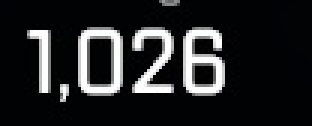
#> input picture DD_crops_temp/crop0.jpg, 104 x 42 px (shown 3 times larger); its folder holds only this picture in this run
$ python ApexFuncs.py --filename ../../../DD_crops_temp/crop0.jpg
#> lines starting #> are read from the running program, lines starting #| are printed output that depends on the picture; after the words box and inside, x2 and y2 are one past the last pixel; in counts of white or black regions, pixels touching at a corner belong together
import argparse
import json
import cv2
from pytesseract import pytesseract, Output
# from funcs import *
import os
import glob
import numpy as np
from difflib import SequenceMatcher

def apex_OCR(img_file):
    # Ensure directories exist
    os.makedirs("DD_crops_temp", exist_ok=True)
    os.makedirs("KAK_crops_temp", exist_ok=True)

    # damage dealt
    DDs = []
    get_DD_crops(img_file)
    for i in range(3):
        txt = read_DD_crops(f'DD_crops_temp/crop{i}.jpg')[:-1]
        DDs.append(txt.replace(',', ''))

    # KAK
    KAKs = []
    get_KAK_crops(img_file)
    for i in range(3):
        KAKs.append(read_KAK_crops(f'KAK_crops_temp/crop{i}.jpg'))

    out = {
           "players" : [],
           'placement': -1,
           }

    # log = [['.', '.' ,'.'], ['.' ,'.','.'], ['.', '.' ,'.']]
    log = []
    for k in KAKs:
        log.append(['.' for i in range(len(k))])

    for index, val in enumerate(KAKs):
        val = val.replace('_', '/')
        parts = val.split('/')
        # print(val, '>',parts, '>', len(parts))

        for idx, p in enumerate(parts):
            #print(p)
            log[index][idx] = p


    for i in range(3):
        # out["players"].append({"kak" : KAKs[i], "damage": DDs[i]})
        out['players'].append({'name':-1,
                                'kills':log[i][0],
                                'assists':log[i][1],
                                'knocks':log[i][2],
                                'damage':DDs[i],
                                })

    return out


### Finals ###
## DD
def get_DD_crops(img_file):

#> called with img_file = '../../../DD_crops_temp/crop0.jpg'
    files = glob.glob('DD_crops_temp/*')
    for f in files:
        os.remove(f)

    img = cv2.imread(img_file)
#> img is the input picture: shape (42, 104, 3); mean B, G, R 38, 36.4, 35.5
    gray = cv2.cvtColor(img, cv2.COLOR_BGR2GRAY)
    _, bin = cv2.threshold(gray , 127, 255, cv2.THRESH_BINARY)
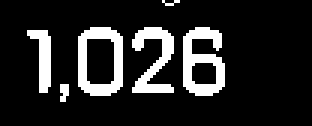
#> bin: shape (42, 104) (shown 3 times larger); 14.7% white; 6 white regions (2 under 20 px), largest, box (x1, y1, x2, y2) and area: (61, 9, 75, 32) 189, (26, 9, 41, 32) 185, (44, 9, 58, 31) 154, (9, 10, 17, 31) 91
    AT = cv2.adaptiveThreshold(gray, 255, cv2.ADAPTIVE_THRESH_GAUSSIAN_C, cv2.THRESH_BINARY, 11, 2)
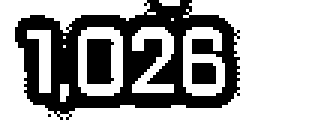
#> AT: shape (42, 104) (shown 3 times larger); 65% white; 4 black regions (1 under 20 px), largest, box (x1, y1, x2, y2) and area: (5, 0, 80, 40) 1350, (29, 13, 38, 28) 122, (64, 21, 72, 28) 55

    d = pytesseract.image_to_data(gray, output_type=Output.DICT, lang='eng', config='--psm 6 -c tessedit_char_whitelist="abcdefghijklmnopqrstuvwxyzABCDEFGHIJKLMNOPQRSTUVWXYZ"')#0123456789/

    box_img = img.copy()

    # detected boxes
    n_boxes = len(d['text'])

    # all_text = []
    text_dict = {}
    for i in range(n_boxes):
        if int(d['conf'][i]) > -1:  # Adjust confidence threshold
            (x, y, w, h) = (d['left'][i], d['top'][i], d['width'][i], d['height'][i])

            # expand
            x = max(x - 5 - 5, 0)
            y = max(y - 5 - 5, 0)
            w = w + 10 + 10
            h = h + 10 + 10

            # rectangle
            box_img = cv2.rectangle(box_img, (x, y), (x + w, y + h), (0, 255, 0), 2)

            # crop
            crop = img[y:y + h, x:x + w]
            crop = cv2.cvtColor(crop, cv2.COLOR_BGR2GRAY)

            _, crop = cv2.threshold(crop, 127, 255, cv2.THRESH_BINARY)
            crop = scale_img(crop, 150)

            text = pytesseract.image_to_string(crop, config='--psm 6')# -c tessedit_char_whitelist="0123456789/"')

            if (len(text) > 5):
                text_dict[i] = text[:-1]


    target = "Damage Dealt"
    similarities = [(key, val, str_similarity(val, target)) for key, val in text_dict.items()]
    top3_similarities = sorted(similarities, key=lambda x: x[2], reverse=True)[:3]
    top3_similarities = sorted(top3_similarities, key=lambda x:x[0], reverse=False)

    dd_img = img.copy()
    all_h = []
    all_y = []
    all_w = []
    ## get the boxes on dd from target boxes
    for item in top3_similarities:
        all_h.append(d['height'][item[0]])
        all_y.append(d['top'][item[0]])
        all_w.append(d['width'][item[0]])

    ideal_h = min(all_h)
    ideal_y = max(all_y)
    ideal_w = min(all_w)

    # print('h: ', ideal_h)
    # print('w: ', ideal_w)
    # print('ratio: ', ideal_h/ideal_w)
    if ideal_h / ideal_w > .10:
        cut = int((ideal_h - (ideal_w * .10)) / 2)
        ideal_y += cut
        ideal_h -= cut

    for idx, item in enumerate(top3_similarities):
        # all_h.append(d['height'][item[0]])
        (x, y, w, h) = (d['left'][item[0]], d['top'][item[0]], d['width'][item[0]], d['height'][item[0]])

        all_h.append(h)
        x = x-10
        y = ideal_y+15
        w = ideal_w
        h = ideal_h + 20

        # rectangle
        dd_img = cv2.rectangle(dd_img, (x, y), (x + w, y + h), (0, 255, 0), 2) # G
        dd_img = cv2.rectangle(dd_img, (x, ideal_y), (x + ideal_w, ideal_y + ideal_h), (255, 0, 0), 2) # B

        # crop
        crop = img[y:y + h, x:x + w]

        fname = f'DD_crops_temp/crop{idx}.jpg'
        cv2.imwrite(fname, crop)

def read_DD_crops(img_file):
    return pytesseract.image_to_string(img_file)


## KAK
# [169 lines left out: functions get_KAK_crops, find_vertical_lines, read_KAK_crops, scale_img, not called in this run]

def str_similarity(a, b):
    return SequenceMatcher(None, a, b).ratio()


def main():
    """Main function to process Apex Legends OCR."""
    parser = argparse.ArgumentParser(description="Apex Legends OCR Processing")
    parser.add_argument("-f", "--filename", type=str, required=True, help="Path to the scoreboard image file")

    args = parser.parse_args()
    img_file = args.filename

    if not os.path.exists(img_file):
        print(json.dumps({"error": f"File not found: {img_file}"}))
        return

    # Run the Apex OCR function
    ocr_result = apex_OCR(img_file)
#> (the call stopped at in get_DD_crops, `d = pytesseract.image_to_data(gray, output_type=Output.DICT, lang='eng..`: pytesseract is not available in this run)

    # Output JSON to stdout (so Flask can capture it)
    print(json.dumps(ocr_result, indent=4))

if __name__ == "__main__":
    main()
#> (the call stopped at in read_DD_crops, `return pytesseract.image_to_string(img_file)`: pytesseract is not available in this run)


### Depricated
# def get_KAK_simple(img_file):
#     img = cv2.imread(img_file)
#     gray = cv2.cvtColor(img, cv2.COLOR_BGR2GRAY)
#     _, bin = cv2.threshold(gray, 127, 255, cv2.THRESH_BINARY)

#     cv2.imwrite('init_image.jpg', bin)

#     d = pytesseract.image_to_data(gray, output_type=Output.DICT, lang='eng', config='--psm 6 -c tessedit_char_whitelist="0123456789/"') #abcdefghijklmnopqrstuvwxyzABCDEFGHIJKLMNOPQRSTUVWXYZ


#     box_img = img.copy()

#     # detected boxes
#     n_boxes = len(d['text'])

#     all_text = []
#     for i in range(n_boxes):
#         if int(d['conf'][i]) > 10:  # Adjust confidence threshold
#             (x, y, w, h) = (d['left'][i], d['top'][i], d['width'][i], d['height'][i])

#             # expand
#             x = max(x - 5 - 5, 0)
#             y = max(y - 5 - 5, 0)
#             w = w + 10 + 10
#             h = h + 10 + 10

#             # rectangle
#             box_img = cv2.rectangle(box_img, (x, y), (x + w, y + h), (0, 255, 0), 2)

#             # crop
#             crop = img[y:y + h, x:x + w]
#             crop = cv2.cvtColor(crop, cv2.COLOR_BGR2GRAY)

#             _, crop = cv2.threshold(crop, 127, 255, cv2.THRESH_BINARY)
#             crop = scale_img(crop, 150)

#             text = pytesseract.image_to_string(crop, config='--psm 6 -c tessedit_char_whitelist="0123456789/"')
#             print(f"Detected text in box {i}: {text.strip()}")
#             if i == 17 or i == 18 or i == 19:
#                 cv2.imwrite(f'KAK_crops_simple/crop_sample{i}.png', crop)

#             all_text.append(text[:-1])

#     cv2.imwrite('processed_boxed_image.jpg', box_img)
#     return list(filter(None, all_text))

# # def get_KAK(img_file, pn):
#     files = glob.glob('KAK_crops_temp/*')
#     for f in files:
#         os.remove(f)

#     img = cv2.imread(img_file)
#     gray = cv2.cvtColor(img, cv2.COLOR_BGR2GRAY)
#     _, bin = cv2.threshold(gray , 127, 255, cv2.THRESH_BINARY)
#     AT = cv2.adaptiveThreshold(gray, 255, cv2.ADAPTIVE_THRESH_GAUSSIAN_C, cv2.THRESH_BINARY, 11, 2)

#     cv2.imwrite('bin.jpg', bin)
#     cv2.imwrite('gray.jpg', gray)
#     cv2.imwrite('AT.jpg', AT)

#     d = pytesseract.image_to_data(gray, output_type=Output.DICT, lang='eng', config='--psm 6 -c tessedit_char_whitelist="abcdefghijklmnopqrstuvwxyzABCDEFGHIJKLMNOPQRSTUVWXYZ"')#0123456789/

#     box_img = img.copy()

#     # detected boxes
#     n_boxes = len(d['text'])

#     # all_text = []
#     text_dict = {}
#     for i in range(n_boxes):
#         if int(d['conf'][i]) > -1:  # Adjust confidence threshold
#             (x, y, w, h) = (d['left'][i], d['top'][i], d['width'][i], d['height'][i])

#             # expand
#             x = max(x - 5 - 5, 0)
#             y = max(y - 5 - 5, 0)
#             w = w + 10 + 10
#             h = h + 10 + 10

#             # rectangle
#             box_img = cv2.rectangle(box_img, (x, y), (x + w, y + h), (0, 255, 0), 2)

#             # crop
#             crop = img[y:y + h, x:x + w]
#             crop = cv2.cvtColor(crop, cv2.COLOR_BGR2GRAY)

#             _, crop = cv2.threshold(crop, 127, 255, cv2.THRESH_BINARY)
#             crop = scale_img(crop, 150)

#             text = pytesseract.image_to_string(crop, config='--psm 6')# -c tessedit_char_whitelist="0123456789/"')

#             if (len(text) > 5):
#                 text_dict[i] = text[:-1]

#             # print(f"Detected text in box {i}: {text.strip()}")


#     target = "Kills / Assists / Knocks"
#     similarities = [(key, val, str_similarity(val, target)) for key, val in text_dict.items()]
#     top3_similarities = sorted(similarities, key=lambda x: x[2], reverse=True)[:3]
#     top3_similarities = sorted(top3_similarities, key=lambda x:x[0], reverse=False)

#     print(top3_similarities)

#     cv2.imwrite('processed_boxed_image.jpg', box_img)

#     kak_img = img.copy()
#     all_h = []
#     all_y = []
#     all_w = []
#     ## get the boxes on KAK from target boxes
#     for item in top3_similarities:
#         all_h.append(d['height'][item[0]])
#         all_y.append(d['top'][item[0]])
#         all_w.append(d['width'][item[0]])

#     ideal_h = min(all_h)
#     ideal_y = max(all_y)
#     ideal_w = min(all_w)

#     print('h: ', ideal_h)
#     print('w: ', ideal_w)
#     print('ratio: ', ideal_h/ideal_w)
#     if ideal_h / ideal_w > .10:
#         cut = int((ideal_h - (ideal_w * .10)) / 2)
#         ideal_y += cut
#         ideal_h -= cut

#     for idx, item in enumerate(top3_similarities):
#         # all_h.append(d['height'][item[0]])
#         (x, y, w, h) = (d['left'][item[0]], d['top'][item[0]], d['width'][item[0]], d['height'][item[0]])

#         all_h.append(h)
#         x = x-10
#         y = ideal_y+17
#         w = ideal_w
#         h = ideal_h + 20


#         # rectangle
#         kak_img = cv2.rectangle(kak_img, (x, y), (x + w, y + h), (0, 255, 0), 2) # G
#         kak_img = cv2.rectangle(kak_img, (x, ideal_y), (x + ideal_w, ideal_y + ideal_h), (255, 0, 0), 2) # B


#         # crop
#         crop = img[y:y + h, x:x + w]


#         fname = f'KAK_crops_temp/crop{idx}.jpg'
#         cv2.imwrite(fname, crop)

#         # print(pytesseract.image_to_string(crop, config='--psm 8 -c tessedit_char_whitelist="0123456789/"'))


#     fname=f'target_img/kak_img{pn}.jpg'
#     cv2.imwrite(fname, kak_img)


#     all_KAK = []
#     dir = 'KAK_crops_temp'
#     all_files = []
#     for filename in os.listdir(dir):
#         print(filename)
#         f = os.path.join(dir, filename)
#         all_files.append(f)
#     all_files.sort()
#     all_files = all_files[1:]


#     print(len(all_files))
#     for file in all_files:
#         box = cv2.imread(file)
#         print(f'getting {file}')
#         each_box = get_char_boxes(box)
#         all_KAK.append(each_box)


#     # return all_KAK
#     return all_KAK


#     files = glob.glob('KAK_crops_char/*')
#     for f in files:
#         os.remove(f)


#     # dims
#     # height, width = img.shape[:2]

#     # # bounding boxes
#     # d = pytesseract.image_to_boxes(img, output_type=Output.DICT, config='--psm 7 -c tessedit_char_whitelist="0123456789/"')
#     # n_boxes = len(d['char'])
#     # print('num boxes: ', n_boxes)

#     # whole_txt = ''
#     # for i in range(n_boxes):
#     #     char = d['char'][i]
#     #     # print('default: ', char)

#     #     x1, y2, x2, y1 = d['left'][i], d['top'][i], d['right'][i], d['bottom'][i]

#     #     # adjust for OpenCV (it uses top-left origin)
#     #     y1, y2 = height - y1, height - y2

#     #     # padding
#     #     padding = 10
#     #     x1 = max(x1 - padding, 0)
#     #     y1 = min(y1 + padding, height)
#     #     x2 = min(x2 + padding, width)
#     #     y2 = max(y2 - padding, 0)

#     #     # crop
#     #     # crop = img[y2:y1, x1:x2]
#     #     crop = img[y2:y1, x1:x2]

#     #     if (i == 0):
#     #         crop = scale_img(crop,80)

#     #     cv2.imwrite(f'KAK_crops_char/char{i}.png', crop)

#     #     text = pytesseract.image_to_string(crop, config='--psm 6 -c tessedit_char_whitelist="0123456789/"')
#     #     print(f'char{i}: ', text)
#     #     whole_txt += text
#     #     # print(text)


#     # return whole_txt

#     # height = img.shape[0]
#     # width = img.shape[1]

#     # d = pytesseract.image_to_boxes(img, output_type=Output.DICT, config='--psm 6')

#     # n_boxes = len(d['char'])
#     # print('num boxes: ', n_boxes)
#     # for i in range(n_boxes):
#     #     (text,x1,y2,x2,y1) = (d['char'][i],d['left'][i],d['top'][i],d['right'][i],d['bottom'][i])
#     #     cv2.rectangle(img, (x1,height-y1), (x2,height-y2) , (0,255,0), 2)
#     # cv2.imshow('img',img)
#     # cv2.waitKey(0)

# # game code
# # def get_game_code(img_file):
#         # files = glob.glob('DD_crops_temp/*')
#     # for f in files:
#     #     os.remove(f)

#     img = cv2.imread(img_file)
#     gray = cv2.cvtColor(img, cv2.COLOR_BGR2GRAY)
#     _, bin = cv2.threshold(gray , 127, 255, cv2.THRESH_BINARY)
#     AT = cv2.adaptiveThreshold(gray, 255, cv2.ADAPTIVE_THRESH_GAUSSIAN_C, cv2.THRESH_BINARY, 11, 2)

#     cv2.imwrite('bin.jpg', bin)

#     d = pytesseract.image_to_data(bin, output_type=Output.DICT, lang='eng', config='--psm 6 -c tessedit_char_whitelist="abcdefghijklmnopqrstuvwxyzABCDEFGHIJKLMNOPQRSTUVWXYZ"')#0123456789/

#     box_img = img.copy()

#     # detected boxes
#     n_boxes = len(d['text'])

#     # all_text = []
#     text_dict = {}
#     for i in range(n_boxes):
#         if int(d['conf'][i]) > -1:  # Adjust confidence threshold
#             (x, y, w, h) = (d['left'][i], d['top'][i], d['width'][i], d['height'][i])

#             # expand
#             x = max(x - 5 - 5, 0)
#             y = max(y - 5 - 5, 0)
#             w = w + 10 + 10
#             h = h + 10 + 10

#             # rectangle
#             if i == 0:
#                 box_img = cv2.rectangle(box_img, (x, y), (x + w, y + h), (0, 255, 0), 2)

#             # crop
#             crop = img[y:y + h, x:x + w]
#             crop = cv2.cvtColor(crop, cv2.COLOR_BGR2GRAY)

#             _, crop = cv2.threshold(crop, 127, 255, cv2.THRESH_BINARY)
#             crop = scale_img(crop, 150)

#             text = pytesseract.image_to_string(crop, config='--psm 6')# -c tessedit_char_whitelist="0123456789/"')

#             if (len(text) > 5):
#                 text_dict[i] = text[:-1]

#     cv2.imwrite('box_im.jpg', box_img)

# ## Squad Placed
# # def get_squad_placed(img_file):
#     # files = glob.glob('DD_crops_temp/*')
#     # for f in files:
#     #     os.remove(f)

#     img = cv2.imread(img_file)
#     gray = cv2.cvtColor(img, cv2.COLOR_BGR2GRAY)
#     _, bin = cv2.threshold(gray , 127, 255, cv2.THRESH_BINARY)
#     AT = cv2.adaptiveThreshold(gray, 255, cv2.ADAPTIVE_THRESH_GAUSSIAN_C, cv2.THRESH_BINARY, 11, 2)

#     d = pytesseract.image_to_data(gray, output_type=Output.DICT, lang='eng', config='--psm 6 -c tessedit_char_whitelist="abcdefghijklmnopqrstuvwxyzABCDEFGHIJKLMNOPQRSTUVWXYZ"')#0123456789/

#     box_img = img.copy()

#     # detected boxes
#     n_boxes = len(d['text'])

#     # all_text = []
#     text_dict = {}
#     for i in range(n_boxes):
#         if int(d['conf'][i]) > -1:  # Adjust confidence threshold
#             (x, y, w, h) = (d['left'][i], d['top'][i], d['width'][i], d['height'][i])

#             # expand
#             x = max(x - 5 - 5, 0)
#             y = max(y - 5 - 5, 0)
#             w = w + 10 + 10
#             h = h + 10 + 10

#             # rectangle
#             box_img = cv2.rectangle(box_img, (x, y), (x + w, y + h), (0, 255, 0), 2)

#             # crop
#             crop = img[y:y + h, x:x + w]
#             crop = cv2.cvtColor(crop, cv2.COLOR_BGR2GRAY)

#             _, crop = cv2.threshold(crop, 127, 255, cv2.THRESH_BINARY)
#             crop = scale_img(crop, 150)

#             text = pytesseract.image_to_string(crop, config='--psm 6')# -c tessedit_char_whitelist="0123456789/"')

#             if (len(text) > 5):
#                 text_dict[i] = text[:-1]

#     cv2.imwrite('box_im.jpg', box_img)

#     target = "SQUAD"
#     similarities = [(key, val, str_similarity(val, target)) for key, val in text_dict.items()]
#     top_sim = sorted(similarities, key=lambda x: x[2], reverse=True)[:1]
#     top_sim = sorted(top_sim, key=lambda x:x[0], reverse=False)

#     # dd_img = img.copy()
#     # all_h = []
#     # all_y = []
#     # all_w = []
#     ## get the boxes on dd from target boxes
#     # for item in top_sim:
#         # all_h.append(d['height'][item[0]])
#         # all_y.append(d['top'][item[0]])
#         # all_w.append(d['width'][item[0]])

#     # ideal_h = min(all_h)
#     # ideal_y = max(all_y)
#     # ideal_w = min(all_w)

#     # print('h: ', ideal_h)
#     # print('w: ', ideal_w)
#     # print('ratio: ', ideal_h/ideal_w)\\


#     # if ideal_h / ideal_w > .10:
#     #     cut = int((ideal_h - (ideal_w * .10)) / 2)
#     #     ideal_y += cut
#     #     ideal_h -= cut

#     # for idx, item in enumerate(top_sim):
#     #     # all_h.append(d['height'][item[0]])
#     #     (x, y, w, h) = (d['left'][item[0]], d['top'][item[0]], d['width'][item[0]], d['height'][item[0]])

#     #     # all_h.append(h)
#     #     x = x-10
#     #     y = y+15
#     #     w = w
#     #     h = h + 20

#     #     # rectangle
#     #     # dd_img = cv2.rectangle(dd_img, (x, y), (x + w, y + h), (0, 255, 0), 2) # G
#     #     # dd_img = cv2.rectangle(dd_img, (x, ideal_y), (x + ideal_w, ideal_y + ideal_h), (255, 0, 0), 2) # B

#     #     # crop
#     #     crop = img[y:y + h, x:x + w]
#     #     txt = pytesseract.image_to_string(crop)

#     #     # fname = f'DD_crops_temp/crop{idx}.jpg'
#     #     # cv2.imwrite(fname, crop)
#     #     \

#     (x, y, w, h) = (d['left'][top_sim[0][0]], d['top'][top_sim[0][0]], d['width'][top_sim[0][0]], d['height'][top_sim[0][0]])

#     # all_h.append(h)
#     x = x + 80
#     y = y - 15
#     w = w + 10
#     h = h + 45

#     # rectangle
#     # dd_img = cv2.rectangle(dd_img, (x, y), (x + w, y + h), (0, 255, 0), 2) # G
#     # dd_img = cv2.rectangle(dd_img, (x, ideal_y), (x + ideal_w, ideal_y + ideal_h), (255, 0, 0), 2) # B

#     # crop
#     crop = img[y:y + h, x:x + w]
#     crop = cv2.cvtColor(crop, cv2.COLOR_BGR2GRAY)
#     _, bin = cv2.threshold(crop , 127, 255, cv2.THRESH_BINARY)

#     cv2.imwrite('sq_placed.jpg', bin)


#     print('sq: ',pytesseract.image_to_string(bin))

#     # return txt

$ run again, on DD_crops_temp/crop1.jpg
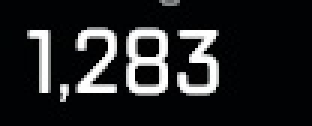
#> input picture DD_crops_temp/crop1.jpg, 104 x 42 px (shown 3 times larger)
#> in get_DD_crops, img is the input picture: shape (42, 104, 3); mean B, G, R 36.4, 34.9, 34.1
#> in get_DD_crops, `_, bin = cv2.threshold(gray , 127, 255, cv2.THRESH_BINARY)`:
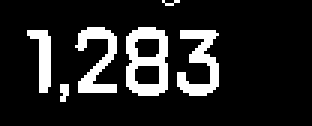
#> bin: shape (42, 104) (shown 3 times larger); 14.2% white; 6 white regions (2 under 20 px), largest, box (x1, y1, x2, y2) and area: (42, 9, 56, 32) 202, (59, 10, 73, 32) 158, (25, 9, 39, 31) 148, (9, 10, 17, 31) 91
#> in get_DD_crops, `AT = cv2.adaptiveThreshold(gray, 255, cv2.ADAPTIVE_THRESH_GAUSSIAN_C, ..`:
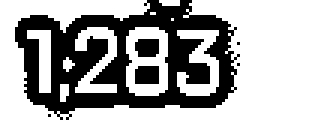
#> AT: shape (42, 104) (shown 3 times larger); 65.4% white; 6 black regions (3 under 20 px), largest, box (x1, y1, x2, y2) and area: (5, 0, 80, 40) 1419, (45, 22, 53, 28) 47, (45, 13, 53, 19) 44

$ run again, on DD_crops_temp/crop2.jpg
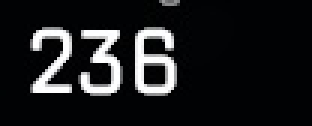
#> input picture DD_crops_temp/crop2.jpg, 104 x 42 px (shown 3 times larger)
#> in get_DD_crops, img is the input picture: shape (42, 104, 3); mean B, G, R 31, 29.3, 28.4
#> in get_DD_crops, `_, bin = cv2.threshold(gray , 127, 255, cv2.THRESH_BINARY)`:
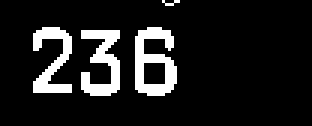
#> bin: shape (42, 104) (shown 3 times larger); 11.6% white; 4 white regions (1 under 20 px), largest, box (x1, y1, x2, y2) and area: (45, 9, 59, 32) 191, (27, 10, 40, 32) 162, (11, 9, 24, 31) 147
#> in get_DD_crops, `AT = cv2.adaptiveThreshold(gray, 255, cv2.ADAPTIVE_THRESH_GAUSSIAN_C, ..`:
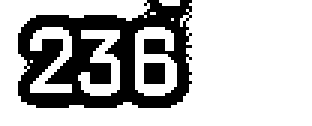
#> AT: shape (42, 104) (shown 3 times larger); 72.6% white; 2 black regions, box (x1, y1, x2, y2) and area: (6, 0, 64, 36) 1150, (48, 21, 55, 28) 49
